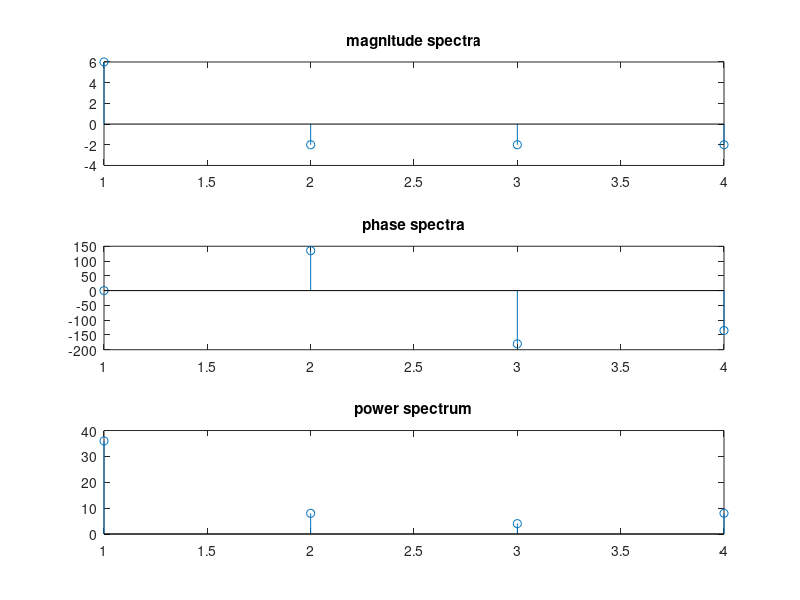

MATLAB code for this plot:
clc;
clear all;
close all;
figure('name','ndft/matlab/pratyush');
X=zeros(1,4);
N=4
x=[0,1,2,3];
for k=0:N-1
    for n=0:N-1
        X(k+1)=X(k+1)+x(n+1)*exp(-i*2*(pi/N)*k*n)
    end
end
disp(X)
disp(abs(X))
r=abs(X)

subplot(3,1,1)
stem(X)
title('magnitude spectra')
subplot(3,1,2)
stem(angle(X)*180/pi)
title('phase spectra')
subplot(3,1,3)
stem(abs(X).^2)
title('power spectrum')